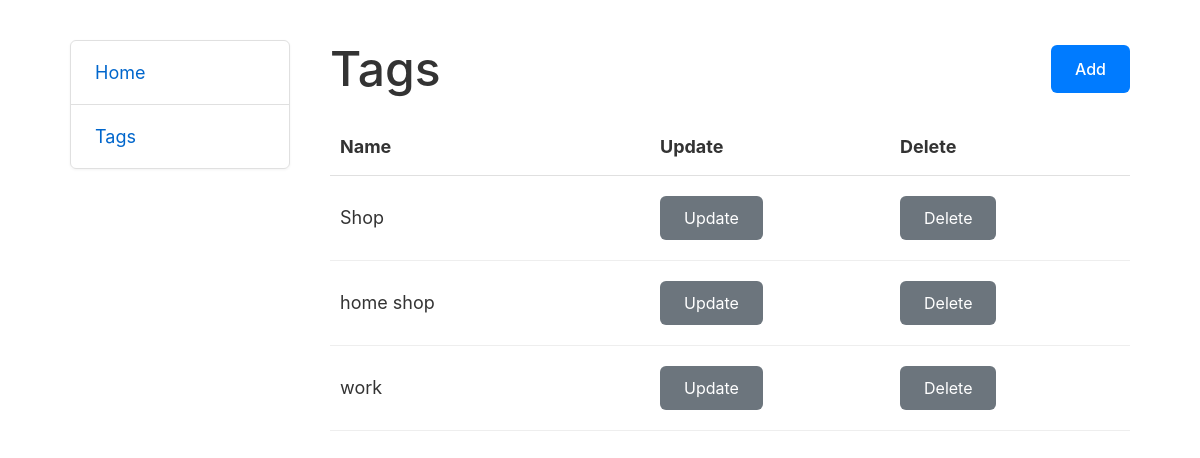
The page /tags/ on the database as committed earlier.
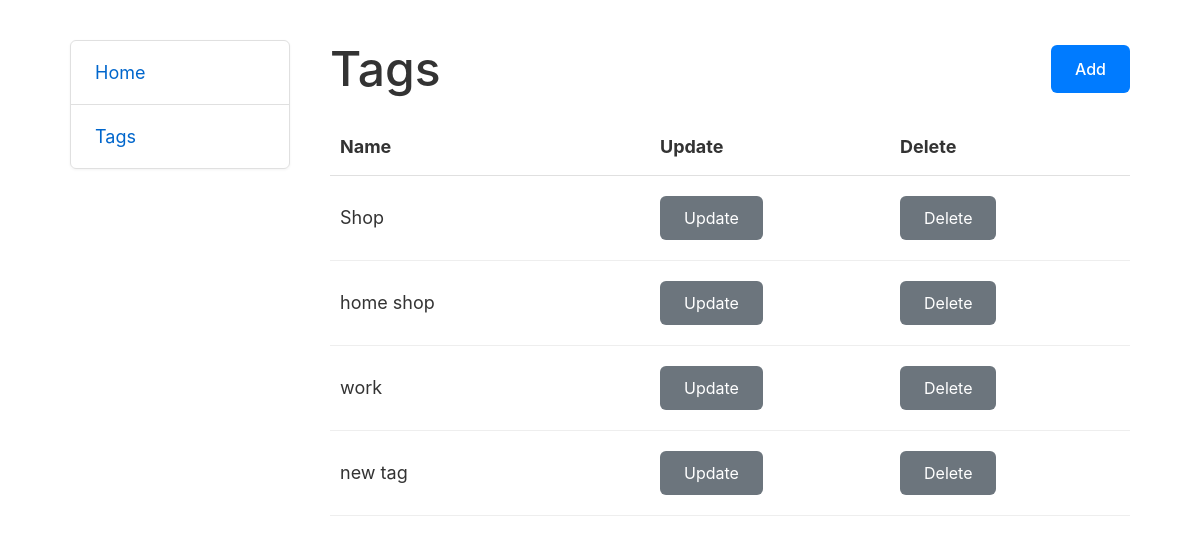
The same page on the database as committed later.
### todo/models.py (models this page shows, shortened)
class Tag(models.Model):
    name = models.CharField(max_length=255, unique=True)

### todo/views.py (the view)
# urls.py: path('tags/', TagListView.as_view(), name='tag-list'),
class TagListView(generic.ListView):
    model = Tag
    template_name = 'todo/tag_list.html'
    context_object_name = 'tags'

### todo/templates/todo/tag_list.html
{% extends "todo/base.html" %}
{% block content %}
  <div class="content-header">
    <h1>Tags</h1>
    <a href="{% url 'todo:tag-create' %}" class="btn-add">Add</a>
  </div>
  <table class="tags-table">
    <thead>
      <tr>
        <th style="width: 40%;">Name</th>
        <th style="width: 30%;">Update</th>
        <th style="width: 30%;">Delete</th>
      </tr>
    </thead>
    <tbody>
      {% for tag in tags %}
        <tr>
          <td>{{ tag.name }}</td>
          <td>
            <a href="{% url 'todo:tag-update' tag.id %}" class="btn-action">Update</a>
          </td>
          <td>
            <a href="{% url 'todo:tag-delete' tag.id %}" class="btn-action">Delete</a>
          </td>
        </tr>
      {% empty %}
        <tr>
          <td colspan="3" style="text-align: center; color: #999;">No tags found.</td>
        </tr>
      {% endfor %}
    </tbody>
  </table>
{% endblock content %}

Rows that differ between the two databases and show on the page:
added Tag: name "new tag"
